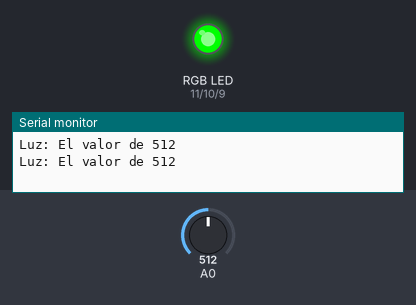
A sketch run on a simulated Arduino Uno, built with avr-gcc and run on an emulated ATmega328P. On the bench: an RGB LED mixed from three pins (HIGH = lit), the last lines printed to the serial monitor. Inputs (shaded band) come from the test bench; at power-on: A0 = 512. Dim RGB values are drawn brighter than linear.

Above: at 1.8 s.
1.9 s: A0 set to 482
At 3.2 s:
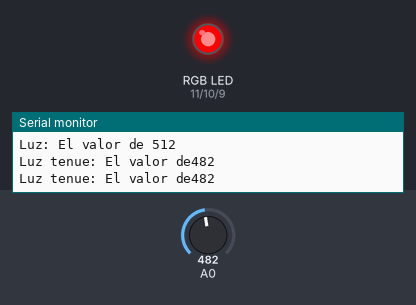
3.5 s: A0 set to 106
5.2 s: A0 set to 96
At 6.3 s:
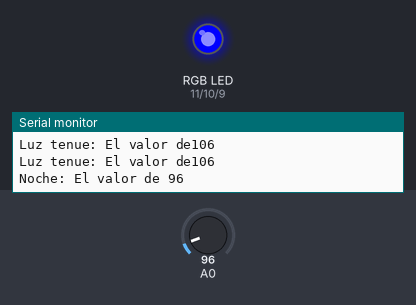
7.5 s: A0 set to 910
At 9.1 s:
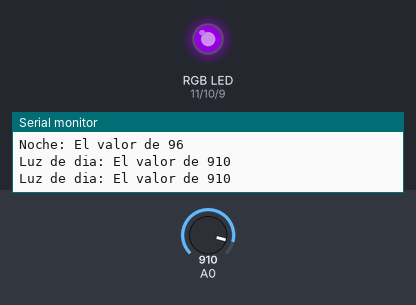
9.5 s: A0 set to 889
At 10.6 s:
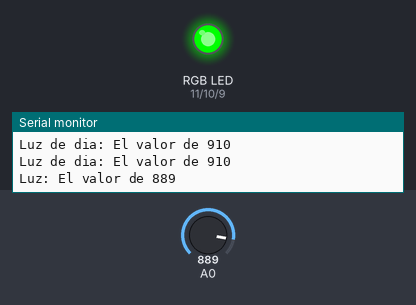
11.5 s: A0 set to 1023
At 13.4 s:
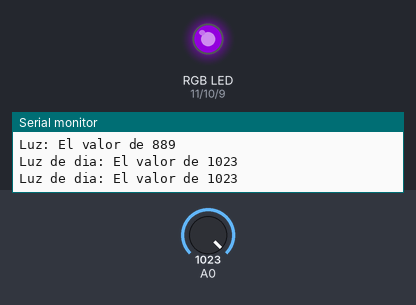
Timing chart, 0 to 14.5 s (numbered marks = the images above; inputs shaded):
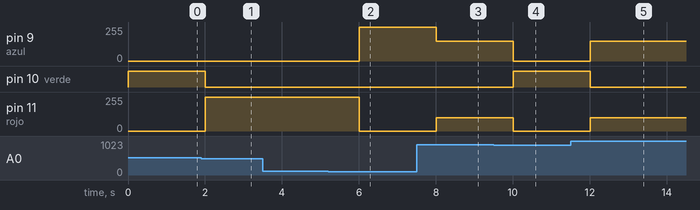

Measured:
- the behaviour switches between 501 and 500 on A0 (found by bisection; images 0 and 1)
- the behaviour switches between 101 and 100 on A0 (found by bisection; images 1 and 2)
- the behaviour switches between 901 and 900 on A0 (found by bisection; images 3 and 4)
- after the input at 1.9 s, pin 10 (verde): HIGH → LOW after 0.10 s; pin 11 (rojo): 0/255 → 255/255 after 0.10 s
- after the input at 5.2 s, pin 9 (azul): 0/255 → 255/255 after 0.80 s; pin 11 (rojo): 255/255 → 0/255 after 0.80 s
- after the input at 7.5 s, pin 9 (azul): 255/255 → 150/255 after 0.50 s; pin 11 (rojo): 0/255 → 100/255 after 0.50 s
- after the input at 9.5 s, pin 9 (azul): 150/255 → 0/255 after 0.51 s; pin 10 (verde): LOW → HIGH after 0.51 s; pin 11 (rojo): 100/255 → 0/255 after 0.51 s
- after the input at 11.5 s, pin 9 (azul): 0/255 → 150/255 after 0.51 s; pin 10 (verde): HIGH → LOW after 0.51 s; pin 11 (rojo): 0/255 → 100/255 after 0.51 s

The sketch:

LDR.ino
```cpp
int pcR;

int rojo = 11;
int verde = 10;
int azul = 9;

void setup() {

  Serial.begin(9600);

  pinMode(rojo,OUTPUT);
  pinMode(verde,OUTPUT);
  pinMode(azul,OUTPUT);

}

void loop() {
  pcR = analogRead(A0);

  if(pcR <= 100){
    Serial.print("Noche: El valor de ");
    Serial.println(pcR);

      digitalWrite(azul,1);
      digitalWrite(rojo,0);
      digitalWrite(verde,0);
    }

    else if (pcR > 100 && pcR <= 500 ){
      Serial.print("Luz tenue: El valor de");
      Serial.println(pcR);

      digitalWrite(azul,0);
      digitalWrite(rojo,1);
      digitalWrite(verde,0);
      }

    else if(pcR > 500 && pcR <= 900 ){
      Serial.print("Luz: El valor de ");
      Serial.println(pcR);

      digitalWrite(azul,0);
      digitalWrite(rojo,0);
      digitalWrite(verde,1);
    }

    else if(pcR > 900){
      Serial.print("Luz de dia: El valor de ");
      Serial.println(pcR);

      analogWrite(azul,150);
      analogWrite(rojo,100);
      analogWrite(verde,0);

      }

  delay(1000);

}
```
